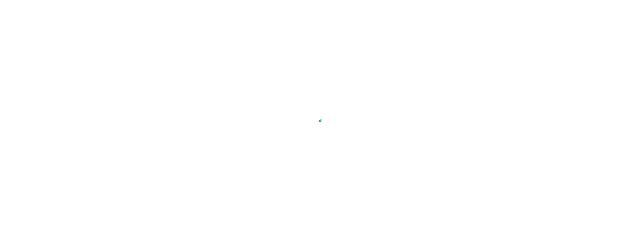
Frame 1 (no input)
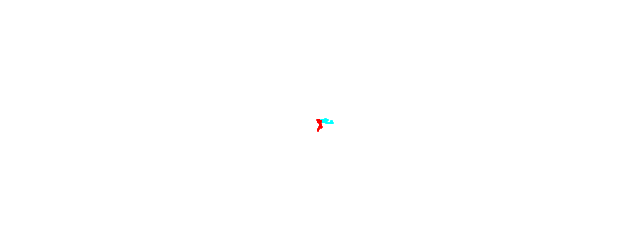
Frame 60 (no input)
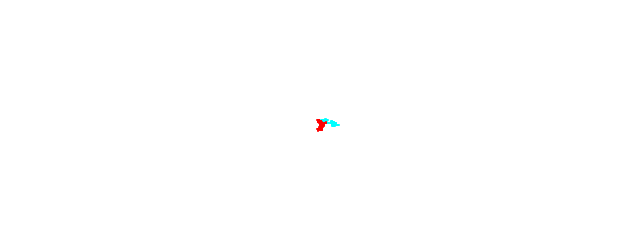
Frame 120 (the mouse pressed at the canvas centre since frame 60)

The p5.js sketch that drew these frames (run headless with seeded random() and noise() and a simulated clock; from frame 60 on, the mouse is pressed at the canvas centre):

// p5.js sketch
// ── sketch.js
let walker;
let walker_01;

let w = 640;
let h = 240;

function setup() {
  createCanvas(w, h);
  walker = new Walker(w / 2, h / 2, color(255, 0, 0));
  walker_01 = new Walker_01(w / 4, h / 4, color(0, 255, 255));
  background(255);
}

function draw() {
  walker.step();
  walker.show();

  walker_01.step();
  walker_01.show();
}

// ── walker.js
/**
 * A Walker class that performs a random walk on the canvas
 */
class Walker {
  /**
   * Creates a new Walker at the center of the canvas
   * @param {number} x - The x position (not used, walker starts at canvas center)
   * @param {number} y - The y position (not used, walker starts at canvas center)
   * @param {p5.Color} color - The color of the walker
   */
  constructor(x, y, color) {
    /** @type {number} */
    this.x = width / 2;
    /** @type {number} */
    this.y = height / 2;
    /** @type {p5.Color} */
    this.color = color;
  }

  /**
   * Displays the walker as a point on the canvas
   */
  show() {
    stroke(this.color);
    strokeWeight(2);
    point(this.x, this.y);
  }

  /**
   * Moves the walker one step in a random direction
   * Randomly chooses: 0=right, 1=left, 2=down, 3=up
   */
  step() {
    let choice = floor(random(4));
    if (choice === 0) {
      this.x++;
    } else if (choice === 1) {
      this.x--;
    } else if (choice === 2) {
      this.y++;
    } else {
      this.y--;
    }
  }
}

// ── walker_0.1.js
// Walker with a tendency to go towards the right
class Walker_01 extends Walker {
  step() {
    let r = random(1);

    if (r < 0.4) {
      this.x++;
    } else if (r < 0.6) {
      this.x--;
    } else if (r < 0.8) {
      this.y++;
    } else {
      this.y--;
    }
  }
}

// ── walker_0.3.js
/**
 * A Walker that follows the mouse with a 50% chance, otherwise moves randomly
 * Extends the Walker class and overrides the step() method with mouse-tracking behavior
 * @extends Walker
 */
class Walker_03 extends Walker {
  /**
   * Moves the walker one step with a bias towards following the mouse
   * Probabilities: 50% move to mouseX/mouseY, 10% right, 10% left, 10% down, 10% up
   */
  step() {
    let r = random(1);

    if (r < 0.5) {
      this.x = mouseX;
      this.y = mouseY;
    } else if (r < 0.6) {
      this.x++;
    } else if (r < 0.7) {
      this.x--;
    } else if (r < 0.8) {
      this.y++;
    } else {
      this.y--;
    }
  }
}
